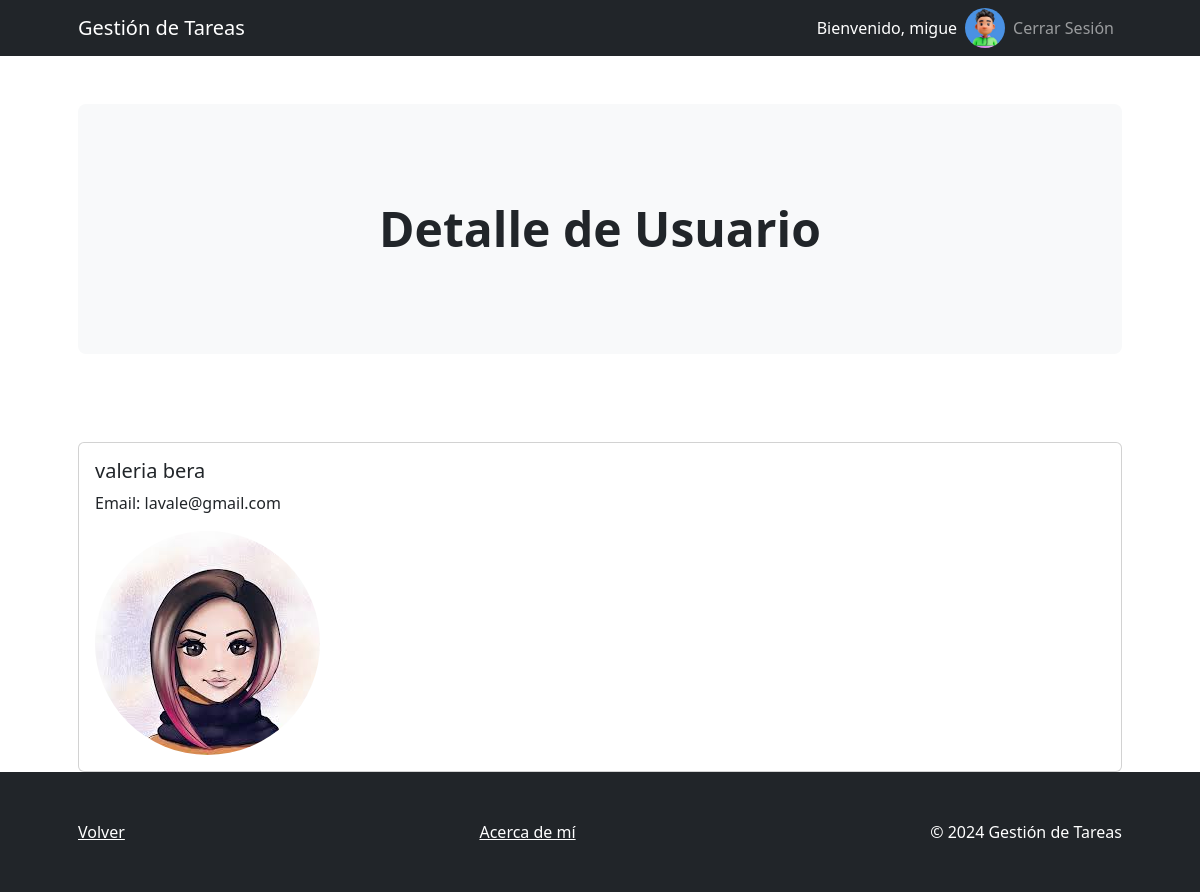
Screenshot of /usuarios/3/ (signed in) with the database file from the repository.
### derivadorDeTareasApp/models.py (models this page shows, shortened)
class Usuario(AbstractBaseUser, PermissionsMixin):
    id_unico = models.UUIDField(default=uuid.uuid4, editable=False, unique=True)
    email = models.EmailField(max_length=255, unique=True)
    nombre = models.CharField(max_length=255)
    apellido = models.CharField(max_length=255)
    avatar = models.ImageField(upload_to='avatars/', blank=True, null=True)
    is_active = models.BooleanField(default=True)
    is_admin = models.BooleanField(default=False)
    groups = models.ManyToManyField(
        Group,
        related_name='custom_usuario_set',  # Nombre de relación inversa personalizado
        blank=True,
        help_text='The groups this user belongs to. A user will get all permissions granted to each of their groups.',
        related_query_name='custom_usuario',
    )
    user_permissions = models.ManyToManyField(
        Permission,
        related_name='custom_usuario_set',  # Nombre de relación inversa personalizado
        blank=True,
        help_text='Specific permissions for this user.',
        related_query_name='custom_usuario',
    )
    objects = UsuarioManager()
    USERNAME_FIELD = 'email'
    REQUIRED_FIELDS = ['nombre', 'apellido']

### derivadorDeTareasApp/views.py (the view)
# urls.py: path('usuarios/<int:pk>/', views.detalle_usuario, name='detalle_usuario'),
@login_required
def detalle_usuario(request, pk):
    usuario = get_object_or_404(Usuario, pk=pk)
    return render(request, 'usuarios/detalle_usuario.html', {'usuario': usuario})

### derivadorDeTareasApp/templates/usuarios/detalle_usuario.html (shortened to what this page needs)
{% extends 'base.html' %}
{% block header %}
<div class="m-4 m-lg-5">
    <h2 class="display-5 fw-bold">Detalle de Usuario</h2>
</div>
{% endblock %}
{% block content %}
<div class="card">
    <div class="card-body">
        <h5 class="card-title">{{ usuario.nombre }} {{ usuario.apellido }}</h5>
        <p class="card-text">Email: {{ usuario.email }}</p>
        {% if usuario.avatar %}
            <img src="{{ usuario.avatar.url }}" class="img-fluid rounded-circle" alt="Avatar de {{ usuario.nombre }}">
        {% endif %}
    </div>
</div>
{% endblock %}

### derivadorDeTareasApp/templates/base.html (shortened to what this page needs)
<!DOCTYPE html>
<html lang="en">
<head>
    {% load static %}
    <link href="https://cdn.jsdelivr.net/npm/bootstrap-icons@1.4.1/font/bootstrap-icons.css" rel="stylesheet" />
    <link href="{% static 'css/styles_base.css' %}" rel="stylesheet" />
</head>
<body>
    <nav class="navbar navbar-expand-lg navbar-dark bg-dark">
        <div class="container px-lg-5">
            <a class="navbar-brand" href="{% url 'inicio' %}">Gestión de Tareas</a>
            <div class="collapse navbar-collapse" id="navbarSupportedContent">
                <ul class="navbar-nav ms-auto mb-2 mb-lg-0">
                    {% if user.is_authenticated %}
                        <li class="nav-item">
                            <span class="nav-link text-white">Bienvenido, {{ user.nombre }}</span>
                        </li>
                        <li class="nav-item">
                            <img src="{% if user.avatar %}{{ user.avatar.url }}{% else %}{% static 'avatars/default.png' %}{% endif %}" class="rounded-circle" height="40" alt="Avatar">
                        </li>
                        <li class="nav-item">
                            <a class="nav-link" href="{% url 'logout_view' %}">Cerrar Sesión</a>
                        </li>
                    {% else %}
                        <li class="nav-item">
                            <a class="nav-link" href="{% url 'registro' %}">Registrarse</a>
                        </li>
                    {% endif %}
                </ul>
            </div>
        </div>
    </nav>
    <header class="py-5">
        <div class="container px-lg-5">
            <div class="p-4 p-lg-5 bg-light rounded-3 text-center">
                {% block header %}{% endblock %}
            </div>
        </div>
    </header>
    <section class="pt-4">
        <div class="container px-lg-5">
            {% block content %}{% endblock %}
        </div>
    </section>
    <footer class="py-5 bg-dark">
        <div class="container px-lg-5">
            <div class="d-flex justify-content-between">
                <a href="javascript:history.back()" class="text-white">Volver</a>
                <a href="{% url 'acerca_de' %}" class="text-white text-center">Acerca de mí</a>
                <p class="m-0 text-center text-white">&copy; 2024 Gestión de Tareas</p>
            </div>
        </div>
    </footer>
</body>
</html>

### rows the page displays
Usuario: nombre "migue", avatar (picture)
Usuario: nombre "valeria", apellido "bera", email "lavale@gmail.com", avatar (picture)
